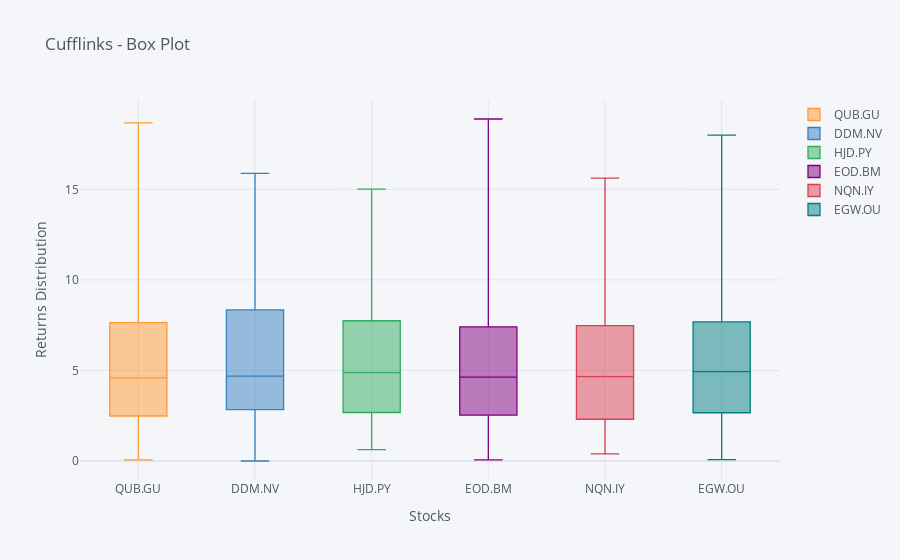

The code cell stored with this chart in its notebook:
### Markdown cell above
## Box Plot

### Code cell
cf.datagen.box(6).iplot(kind='box',xTitle='Stocks',yTitle='Returns Distribution',title='Cufflinks - Box Plot')
